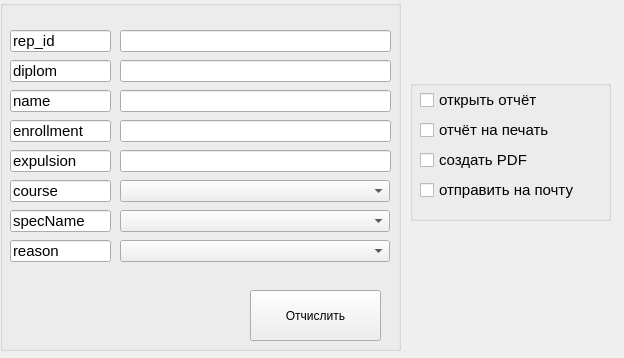
<?xml version="1.0" encoding="UTF-8"?>
<ui version="4.0">
 <class>Form</class>
 <widget class="QWidget" name="Form">
  <property name="geometry">
   <rect>
    <x>0</x>
    <y>0</y>
    <width>624</width>
    <height>358</height>
   </rect>
  </property>
  <property name="windowTitle">
   <string>Добавить запись</string>
  </property>
  <widget class="QGroupBox" name="groupBox">
   <property name="geometry">
    <rect>
     <x>0</x>
     <y>0</y>
     <width>401</width>
     <height>351</height>
    </rect>
   </property>
   <property name="title">
    <string/>
   </property>
   <widget class="QLineEdit" name="lineEdit">
    <property name="geometry">
     <rect>
      <x>10</x>
      <y>60</y>
      <width>101</width>
      <height>22</height>
     </rect>
    </property>
    <property name="font">
     <font>
      <pointsize>11</pointsize>
     </font>
    </property>
    <property name="text">
     <string>diplom</string>
    </property>
    <property name="readOnly">
     <bool>true</bool>
    </property>
   </widget>
   <widget class="QLineEdit" name="lineEdit_2">
    <property name="geometry">
     <rect>
      <x>120</x>
      <y>60</y>
      <width>271</width>
      <height>22</height>
     </rect>
    </property>
    <property name="font">
     <font>
      <pointsize>11</pointsize>
     </font>
    </property>
   </widget>
   <widget class="QLineEdit" name="lineEdit_3">
    <property name="geometry">
     <rect>
      <x>10</x>
      <y>90</y>
      <width>101</width>
      <height>22</height>
     </rect>
    </property>
    <property name="font">
     <font>
      <pointsize>11</pointsize>
     </font>
    </property>
    <property name="text">
     <string>name</string>
    </property>
    <property name="readOnly">
     <bool>true</bool>
    </property>
   </widget>
   <widget class="QLineEdit" name="lineEdit_4">
    <property name="geometry">
     <rect>
      <x>120</x>
      <y>90</y>
      <width>271</width>
      <height>22</height>
     </rect>
    </property>
    <property name="font">
     <font>
      <pointsize>11</pointsize>
     </font>
    </property>
   </widget>
   <widget class="QPushButton" name="pushButton">
    <property name="geometry">
     <rect>
      <x>250</x>
      <y>290</y>
      <width>131</width>
      <height>51</height>
     </rect>
    </property>
    <property name="text">
     <string>Отчислить</string>
    </property>
   </widget>
   <widget class="QLineEdit" name="lineEdit_5">
    <property name="geometry">
     <rect>
      <x>120</x>
      <y>120</y>
      <width>271</width>
      <height>22</height>
     </rect>
    </property>
    <property name="font">
     <font>
      <pointsize>11</pointsize>
     </font>
    </property>
   </widget>
   <widget class="QLineEdit" name="lineEdit_6">
    <property name="geometry">
     <rect>
      <x>10</x>
      <y>150</y>
      <width>101</width>
      <height>22</height>
     </rect>
    </property>
    <property name="font">
     <font>
      <pointsize>11</pointsize>
     </font>
    </property>
    <property name="text">
     <string>expulsion</string>
    </property>
    <property name="readOnly">
     <bool>true</bool>
    </property>
   </widget>
   <widget class="QLineEdit" name="lineEdit_7">
    <property name="geometry">
     <rect>
      <x>10</x>
      <y>120</y>
      <width>101</width>
      <height>22</height>
     </rect>
    </property>
    <property name="font">
     <font>
      <pointsize>11</pointsize>
     </font>
    </property>
    <property name="text">
     <string>enrollment</string>
    </property>
    <property name="readOnly">
     <bool>true</bool>
    </property>
   </widget>
   <widget class="QLineEdit" name="lineEdit_8">
    <property name="geometry">
     <rect>
      <x>120</x>
      <y>150</y>
      <width>271</width>
      <height>22</height>
     </rect>
    </property>
    <property name="font">
     <font>
      <pointsize>11</pointsize>
     </font>
    </property>
   </widget>
   <widget class="QLineEdit" name="lineEdit_10">
    <property name="geometry">
     <rect>
      <x>10</x>
      <y>210</y>
      <width>101</width>
      <height>22</height>
     </rect>
    </property>
    <property name="font">
     <font>
      <pointsize>11</pointsize>
     </font>
    </property>
    <property name="text">
     <string>specName</string>
    </property>
    <property name="readOnly">
     <bool>true</bool>
    </property>
   </widget>
   <widget class="QLineEdit" name="lineEdit_11">
    <property name="geometry">
     <rect>
      <x>10</x>
      <y>180</y>
      <width>101</width>
      <height>22</height>
     </rect>
    </property>
    <property name="font">
     <font>
      <pointsize>11</pointsize>
     </font>
    </property>
    <property name="text">
     <string>course</string>
    </property>
    <property name="readOnly">
     <bool>true</bool>
    </property>
   </widget>
   <widget class="QLineEdit" name="lineEdit_13">
    <property name="geometry">
     <rect>
      <x>10</x>
      <y>240</y>
      <width>101</width>
      <height>22</height>
     </rect>
    </property>
    <property name="font">
     <font>
      <pointsize>11</pointsize>
     </font>
    </property>
    <property name="text">
     <string>reason</string>
    </property>
    <property name="readOnly">
     <bool>true</bool>
    </property>
   </widget>
   <widget class="QComboBox" name="comboBox">
    <property name="geometry">
     <rect>
      <x>120</x>
      <y>210</y>
      <width>270</width>
      <height>22</height>
     </rect>
    </property>
   </widget>
   <widget class="QComboBox" name="comboBox_2">
    <property name="geometry">
     <rect>
      <x>120</x>
      <y>240</y>
      <width>270</width>
      <height>22</height>
     </rect>
    </property>
   </widget>
   <widget class="QComboBox" name="comboBox_3">
    <property name="geometry">
     <rect>
      <x>120</x>
      <y>180</y>
      <width>270</width>
      <height>22</height>
     </rect>
    </property>
   </widget>
   <widget class="QLineEdit" name="lineEdit_9">
    <property name="geometry">
     <rect>
      <x>120</x>
      <y>30</y>
      <width>271</width>
      <height>22</height>
     </rect>
    </property>
    <property name="font">
     <font>
      <pointsize>11</pointsize>
     </font>
    </property>
   </widget>
   <widget class="QLineEdit" name="lineEdit_12">
    <property name="geometry">
     <rect>
      <x>10</x>
      <y>30</y>
      <width>101</width>
      <height>22</height>
     </rect>
    </property>
    <property name="font">
     <font>
      <pointsize>11</pointsize>
     </font>
    </property>
    <property name="text">
     <string>rep_id</string>
    </property>
    <property name="readOnly">
     <bool>true</bool>
    </property>
   </widget>
  </widget>
  <widget class="QGroupBox" name="groupBox_2">
   <property name="geometry">
    <rect>
     <x>410</x>
     <y>80</y>
     <width>201</width>
     <height>141</height>
    </rect>
   </property>
   <property name="title">
    <string/>
   </property>
   <widget class="QCheckBox" name="checkBox">
    <property name="geometry">
     <rect>
      <x>10</x>
      <y>10</y>
      <width>161</width>
      <height>20</height>
     </rect>
    </property>
    <property name="font">
     <font>
      <pointsize>11</pointsize>
     </font>
    </property>
    <property name="text">
     <string>открыть отчёт</string>
    </property>
   </widget>
   <widget class="QCheckBox" name="checkBox_2">
    <property name="geometry">
     <rect>
      <x>10</x>
      <y>40</y>
      <width>161</width>
      <height>20</height>
     </rect>
    </property>
    <property name="font">
     <font>
      <pointsize>11</pointsize>
     </font>
    </property>
    <property name="text">
     <string>отчёт на печать</string>
    </property>
   </widget>
   <widget class="QCheckBox" name="checkBox_3">
    <property name="geometry">
     <rect>
      <x>10</x>
      <y>70</y>
      <width>161</width>
      <height>20</height>
     </rect>
    </property>
    <property name="font">
     <font>
      <pointsize>11</pointsize>
     </font>
    </property>
    <property name="text">
     <string>создать PDF</string>
    </property>
   </widget>
   <widget class="QCheckBox" name="checkBox_4">
    <property name="geometry">
     <rect>
      <x>10</x>
      <y>100</y>
      <width>161</width>
      <height>20</height>
     </rect>
    </property>
    <property name="font">
     <font>
      <pointsize>11</pointsize>
     </font>
    </property>
    <property name="text">
     <string>отправить на почту</string>
    </property>
   </widget>
  </widget>
 </widget>
 <resources/>
 <connections/>
</ui>
